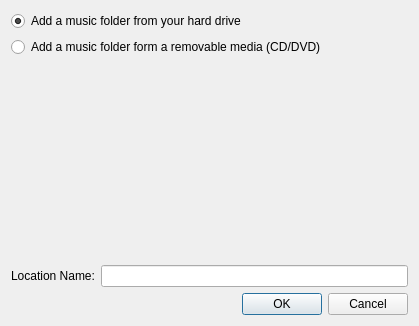
<?xml version="1.0" encoding="UTF-8"?>
<ui version="4.0">
 <class>AddLocationDialog</class>
 <widget class="QDialog" name="AddLocationDialog">
  <property name="geometry">
   <rect>
    <x>0</x>
    <y>0</y>
    <width>419</width>
    <height>326</height>
   </rect>
  </property>
  <property name="windowTitle">
   <string>Add Location</string>
  </property>
  <layout class="QVBoxLayout" name="verticalLayout">
   <item>
    <widget class="QRadioButton" name="hardDriveButton">
     <property name="text">
      <string>Add a music folder from your hard drive</string>
     </property>
     <property name="checked">
      <bool>true</bool>
     </property>
    </widget>
   </item>
   <item>
    <widget class="QRadioButton" name="removableDriveButton">
     <property name="text">
      <string>Add a music folder form a removable media (CD/DVD)</string>
     </property>
    </widget>
   </item>
   <item>
    <widget class="QWidget" name="placeholder" native="true">
     <property name="sizePolicy">
      <sizepolicy hsizetype="Preferred" vsizetype="Expanding">
       <horstretch>0</horstretch>
       <verstretch>0</verstretch>
      </sizepolicy>
     </property>
     <layout class="QVBoxLayout" name="placeholderLayout"/>
    </widget>
   </item>
   <item>
    <layout class="QHBoxLayout" name="horizontalLayout">
     <item>
      <widget class="QLabel" name="label">
       <property name="text">
        <string>Location Name:</string>
       </property>
      </widget>
     </item>
     <item>
      <widget class="QLineEdit" name="nameField"/>
     </item>
    </layout>
   </item>
   <item>
    <widget class="QDialogButtonBox" name="buttonBox">
     <property name="standardButtons">
      <set>QDialogButtonBox::Cancel|QDialogButtonBox::Ok</set>
     </property>
    </widget>
   </item>
  </layout>
 </widget>
 <resources/>
 <connections>
  <connection>
   <sender>buttonBox</sender>
   <signal>accepted()</signal>
   <receiver>AddLocationDialog</receiver>
   <slot>accept()</slot>
   <hints>
    <hint type="sourcelabel">
     <x>209</x>
     <y>305</y>
    </hint>
    <hint type="destinationlabel">
     <x>209</x>
     <y>162</y>
    </hint>
   </hints>
  </connection>
  <connection>
   <sender>buttonBox</sender>
   <signal>rejected()</signal>
   <receiver>AddLocationDialog</receiver>
   <slot>reject()</slot>
   <hints>
    <hint type="sourcelabel">
     <x>209</x>
     <y>305</y>
    </hint>
    <hint type="destinationlabel">
     <x>209</x>
     <y>162</y>
    </hint>
   </hints>
  </connection>
 </connections>
</ui>
